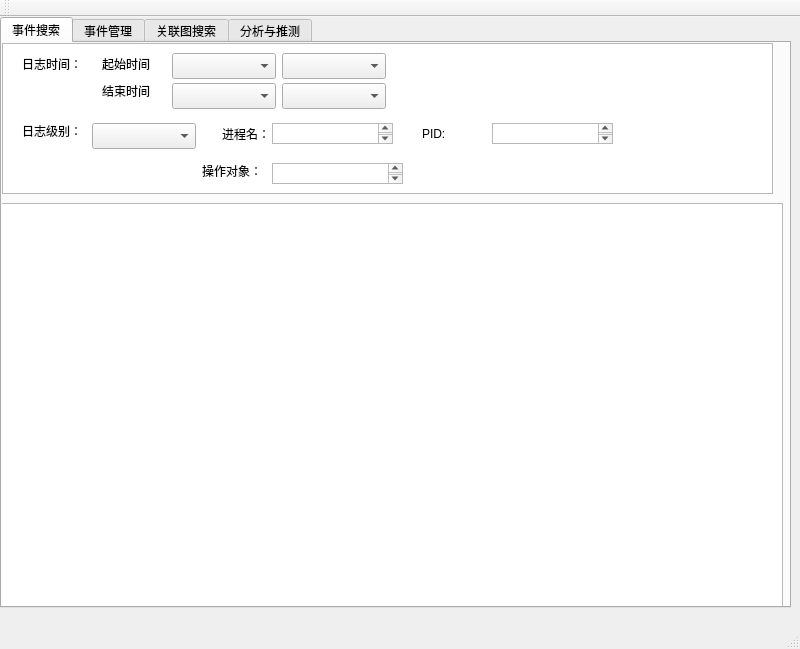
<?xml version="1.0" encoding="UTF-8"?>
<ui version="4.0">
 <class>MainWindow</class>
 <widget class="QMainWindow" name="MainWindow">
  <property name="geometry">
   <rect>
    <x>0</x>
    <y>0</y>
    <width>800</width>
    <height>649</height>
   </rect>
  </property>
  <property name="windowTitle">
   <string>MainWindow</string>
  </property>
  <widget class="QWidget" name="centralWidget">
   <widget class="QTabWidget" name="search_tab">
    <property name="geometry">
     <rect>
      <x>0</x>
      <y>0</y>
      <width>791</width>
      <height>591</height>
     </rect>
    </property>
    <property name="layoutDirection">
     <enum>Qt::LeftToRight</enum>
    </property>
    <property name="tabPosition">
     <enum>QTabWidget::North</enum>
    </property>
    <property name="tabShape">
     <enum>QTabWidget::Rounded</enum>
    </property>
    <property name="currentIndex">
     <number>0</number>
    </property>
    <property name="elideMode">
     <enum>Qt::ElideRight</enum>
    </property>
    <widget class="QWidget" name="tab">
     <attribute name="title">
      <string>事件搜索</string>
     </attribute>
     <widget class="QTableWidget" name="tableWidget">
      <property name="geometry">
       <rect>
        <x>-10</x>
        <y>160</y>
        <width>791</width>
        <height>411</height>
       </rect>
      </property>
     </widget>
     <widget class="QTableWidget" name="tableWidget_3">
      <property name="geometry">
       <rect>
        <x>0</x>
        <y>0</y>
        <width>771</width>
        <height>151</height>
       </rect>
      </property>
     </widget>
     <widget class="QLabel" name="label">
      <property name="geometry">
       <rect>
        <x>20</x>
        <y>10</y>
        <width>61</width>
        <height>21</height>
       </rect>
      </property>
      <property name="text">
       <string>日志时间：</string>
      </property>
     </widget>
     <widget class="QComboBox" name="comboBox">
      <property name="geometry">
       <rect>
        <x>170</x>
        <y>10</y>
        <width>104</width>
        <height>26</height>
       </rect>
      </property>
     </widget>
     <widget class="QLabel" name="label_2">
      <property name="geometry">
       <rect>
        <x>100</x>
        <y>10</y>
        <width>51</width>
        <height>21</height>
       </rect>
      </property>
      <property name="text">
       <string>起始时间</string>
      </property>
     </widget>
     <widget class="QLabel" name="label_6">
      <property name="geometry">
       <rect>
        <x>100</x>
        <y>40</y>
        <width>60</width>
        <height>16</height>
       </rect>
      </property>
      <property name="text">
       <string>结束时间</string>
      </property>
     </widget>
     <widget class="QComboBox" name="comboBox_2">
      <property name="geometry">
       <rect>
        <x>170</x>
        <y>40</y>
        <width>104</width>
        <height>26</height>
       </rect>
      </property>
     </widget>
     <widget class="QComboBox" name="comboBox_3">
      <property name="geometry">
       <rect>
        <x>280</x>
        <y>10</y>
        <width>104</width>
        <height>26</height>
       </rect>
      </property>
     </widget>
     <widget class="QComboBox" name="comboBox_4">
      <property name="geometry">
       <rect>
        <x>280</x>
        <y>40</y>
        <width>104</width>
        <height>26</height>
       </rect>
      </property>
     </widget>
     <widget class="QLabel" name="label_7">
      <property name="geometry">
       <rect>
        <x>20</x>
        <y>80</y>
        <width>61</width>
        <height>16</height>
       </rect>
      </property>
      <property name="text">
       <string>日志级别：</string>
      </property>
     </widget>
     <widget class="QComboBox" name="comboBox_5">
      <property name="geometry">
       <rect>
        <x>90</x>
        <y>80</y>
        <width>104</width>
        <height>26</height>
       </rect>
      </property>
     </widget>
     <widget class="QLabel" name="label_8">
      <property name="geometry">
       <rect>
        <x>220</x>
        <y>80</y>
        <width>61</width>
        <height>21</height>
       </rect>
      </property>
      <property name="text">
       <string>进程名：</string>
      </property>
     </widget>
     <widget class="QLabel" name="label_9">
      <property name="geometry">
       <rect>
        <x>420</x>
        <y>80</y>
        <width>61</width>
        <height>21</height>
       </rect>
      </property>
      <property name="text">
       <string>PID:</string>
      </property>
     </widget>
     <widget class="QTextEdit" name="textEdit">
      <property name="geometry">
       <rect>
        <x>270</x>
        <y>80</y>
        <width>121</width>
        <height>21</height>
       </rect>
      </property>
     </widget>
     <widget class="QTextEdit" name="textEdit_2">
      <property name="geometry">
       <rect>
        <x>490</x>
        <y>80</y>
        <width>121</width>
        <height>21</height>
       </rect>
      </property>
     </widget>
     <widget class="QLabel" name="label_10">
      <property name="geometry">
       <rect>
        <x>200</x>
        <y>120</y>
        <width>60</width>
        <height>16</height>
       </rect>
      </property>
      <property name="text">
       <string>操作对象：</string>
      </property>
     </widget>
     <widget class="QTextEdit" name="textEdit_3">
      <property name="geometry">
       <rect>
        <x>270</x>
        <y>120</y>
        <width>131</width>
        <height>21</height>
       </rect>
      </property>
     </widget>
    </widget>
    <widget class="QWidget" name="tab_2">
     <attribute name="title">
      <string>事件管理</string>
     </attribute>
     <widget class="QTabWidget" name="manage_tab">
      <property name="geometry">
       <rect>
        <x>160</x>
        <y>50</y>
        <width>491</width>
        <height>321</height>
       </rect>
      </property>
      <property name="autoFillBackground">
       <bool>false</bool>
      </property>
      <property name="currentIndex">
       <number>0</number>
      </property>
      <widget class="QWidget" name="tab_7">
       <attribute name="title">
        <string>添加事件</string>
       </attribute>
       <widget class="QComboBox" name="levelBox">
        <property name="geometry">
         <rect>
          <x>80</x>
          <y>20</y>
          <width>104</width>
          <height>26</height>
         </rect>
        </property>
       </widget>
       <widget class="QLabel" name="level_lable">
        <property name="geometry">
         <rect>
          <x>40</x>
          <y>20</y>
          <width>61</width>
          <height>21</height>
         </rect>
        </property>
        <property name="text">
         <string>级别</string>
        </property>
       </widget>
       <widget class="QTextEdit" name="time_edit">
        <property name="geometry">
         <rect>
          <x>290</x>
          <y>20</y>
          <width>141</width>
          <height>31</height>
         </rect>
        </property>
       </widget>
       <widget class="QLabel" name="time__lable">
        <property name="geometry">
         <rect>
          <x>250</x>
          <y>20</y>
          <width>71</width>
          <height>31</height>
         </rect>
        </property>
        <property name="text">
         <string>时间</string>
        </property>
       </widget>
       <widget class="QTextEdit" name="sub_edit">
        <property name="geometry">
         <rect>
          <x>80</x>
          <y>70</y>
          <width>141</width>
          <height>31</height>
         </rect>
        </property>
       </widget>
       <widget class="QTextEdit" name="obj_edit_2">
        <property name="geometry">
         <rect>
          <x>80</x>
          <y>120</y>
          <width>141</width>
          <height>31</height>
         </rect>
        </property>
       </widget>
       <widget class="QLabel" name="sub_lable">
        <property name="geometry">
         <rect>
          <x>30</x>
          <y>70</y>
          <width>71</width>
          <height>31</height>
         </rect>
        </property>
        <property name="text">
         <string>进程名</string>
        </property>
       </widget>
       <widget class="QLabel" name="obj_lable">
        <property name="geometry">
         <rect>
          <x>20</x>
          <y>120</y>
          <width>71</width>
          <height>31</height>
         </rect>
        </property>
        <property name="text">
         <string>操作对象</string>
        </property>
       </widget>
       <widget class="QLabel" name="pid_lable">
        <property name="geometry">
         <rect>
          <x>250</x>
          <y>70</y>
          <width>71</width>
          <height>31</height>
         </rect>
        </property>
        <property name="text">
         <string>PID</string>
        </property>
       </widget>
       <widget class="QTextEdit" name="pid_edit">
        <property name="geometry">
         <rect>
          <x>290</x>
          <y>70</y>
          <width>141</width>
          <height>31</height>
         </rect>
        </property>
       </widget>
       <widget class="QLabel" name="user_lable">
        <property name="geometry">
         <rect>
          <x>250</x>
          <y>120</y>
          <width>71</width>
          <height>31</height>
         </rect>
        </property>
        <property name="text">
         <string>用户</string>
        </property>
       </widget>
       <widget class="QTextEdit" name="user_edit">
        <property name="geometry">
         <rect>
          <x>290</x>
          <y>120</y>
          <width>141</width>
          <height>31</height>
         </rect>
        </property>
       </widget>
       <widget class="QLabel" name="des_lable">
        <property name="geometry">
         <rect>
          <x>30</x>
          <y>170</y>
          <width>71</width>
          <height>31</height>
         </rect>
        </property>
        <property name="text">
         <string>描述</string>
        </property>
       </widget>
       <widget class="QTextEdit" name="des_edit">
        <property name="geometry">
         <rect>
          <x>80</x>
          <y>170</y>
          <width>361</width>
          <height>41</height>
         </rect>
        </property>
       </widget>
       <widget class="QPushButton" name="add_Button">
        <property name="geometry">
         <rect>
          <x>130</x>
          <y>240</y>
          <width>113</width>
          <height>32</height>
         </rect>
        </property>
        <property name="text">
         <string>添加</string>
        </property>
       </widget>
       <widget class="QPushButton" name="read_button">
        <property name="geometry">
         <rect>
          <x>260</x>
          <y>240</y>
          <width>113</width>
          <height>32</height>
         </rect>
        </property>
        <property name="text">
         <string>从文件读取</string>
        </property>
       </widget>
      </widget>
      <widget class="QWidget" name="tab_8">
       <attribute name="title">
        <string>删除事件</string>
       </attribute>
       <widget class="QTableWidget" name="tableWidget_2">
        <property name="geometry">
         <rect>
          <x>-5</x>
          <y>1</y>
          <width>501</width>
          <height>301</height>
         </rect>
        </property>
       </widget>
      </widget>
     </widget>
    </widget>
    <widget class="QWidget" name="tab_3">
     <attribute name="title">
      <string>关联图搜索</string>
     </attribute>
     <widget class="QLabel" name="label3">
      <property name="geometry">
       <rect>
        <x>220</x>
        <y>90</y>
        <width>60</width>
        <height>16</height>
       </rect>
      </property>
      <property name="text">
       <string>TextLabel</string>
      </property>
     </widget>
    </widget>
    <widget class="QWidget" name="tab_4">
     <attribute name="title">
      <string>分析与推测</string>
     </attribute>
     <widget class="QLabel" name="label4">
      <property name="geometry">
       <rect>
        <x>210</x>
        <y>130</y>
        <width>60</width>
        <height>16</height>
       </rect>
      </property>
      <property name="text">
       <string>TextLabel</string>
      </property>
     </widget>
    </widget>
   </widget>
  </widget>
  <widget class="QMenuBar" name="menuBar">
   <property name="geometry">
    <rect>
     <x>0</x>
     <y>0</y>
     <width>800</width>
     <height>22</height>
    </rect>
   </property>
  </widget>
  <widget class="QToolBar" name="mainToolBar">
   <attribute name="toolBarArea">
    <enum>TopToolBarArea</enum>
   </attribute>
   <attribute name="toolBarBreak">
    <bool>false</bool>
   </attribute>
  </widget>
  <widget class="QStatusBar" name="statusBar"/>
 </widget>
 <layoutdefault spacing="6" margin="11"/>
 <resources/>
 <connections/>
</ui>
